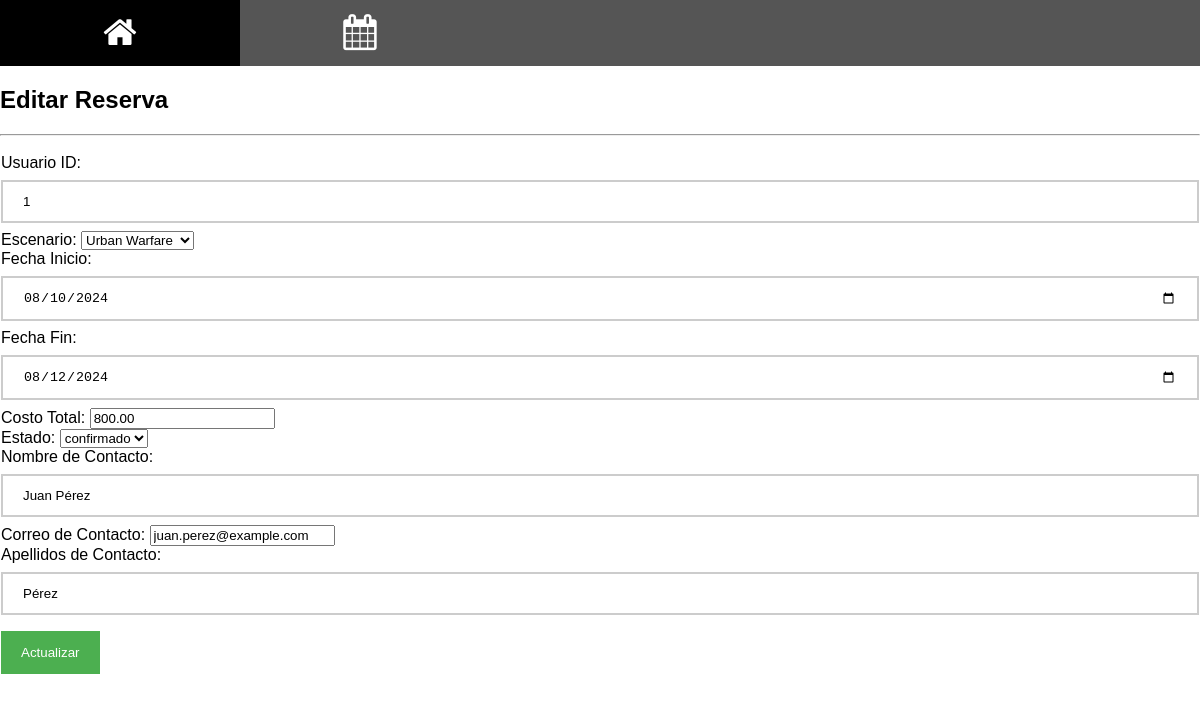
Page /edit_reserva.php?id=1 on the committed database.
### tables this page shows
CREATE TABLE IF NOT EXISTS tb_reservas (
    r_id INT AUTO_INCREMENT PRIMARY KEY,
    r_usuario_id INT,
    r_escenario_id INT,
    r_fecha_inicio DATE NOT NULL,
    r_fecha_fin DATE NOT NULL,
    r_costo_total DECIMAL(10, 2) NOT NULL,
    r_estado VARCHAR(50) NOT NULL,
    r_creada_en TIMESTAMP DEFAULT CURRENT_TIMESTAMP,
    r_actualizada_en TIMESTAMP DEFAULT CURRENT_TIMESTAMP ON UPDATE CURRENT_TIMESTAMP,
    r_contacto_nombre VARCHAR(255) NULL,
    r_contacto_correo VARCHAR(255) NULL,
    r_contacto_apellidos VARCHAR(255) NULL,
    FOREIGN KEY (r_usuario_id) REFERENCES tb_usuarios(u_id),
    FOREIGN KEY (r_escenario_id) REFERENCES tb_escenarios(e_id)
);

CREATE TABLE IF NOT EXISTS tb_escenarios (
    e_id INT AUTO_INCREMENT PRIMARY KEY,
    e_nombre VARCHAR(255) NOT NULL,
    e_descripcion TEXT,
    e_ubicacion VARCHAR(255) NOT NULL,
    e_capacidad INT NOT NULL,
    e_categoria_id INT,
    e_precio_por_hora DECIMAL(10, 2) NOT NULL,
    e_precio_por_dia DECIMAL(10, 2) NOT NULL,
    e_creado_en TIMESTAMP DEFAULT CURRENT_TIMESTAMP,
    e_actualizado_en TIMESTAMP DEFAULT CURRENT_TIMESTAMP ON UPDATE CURRENT_TIMESTAMP,
    FOREIGN KEY (e_categoria_id) REFERENCES tb_categorias(c_id)
);

### edit_reserva.php (the view, shortened to what this page needs)
<?php
include("config.php");
$reserva_id = $_GET['id'];
$query = "SELECT * FROM tb_reservas WHERE r_id = '$reserva_id'";
$result = mysqli_query($mysqli, $query);
$row = mysqli_fetch_assoc($result);
$escenarios_query = "SELECT e_id, e_nombre FROM tb_escenarios";
$escenarios_result = mysqli_query($mysqli, $escenarios_query);
$estados_query = "SELECT DISTINCT r_estado FROM tb_reservas";
$estados_result = mysqli_query($mysqli, $estados_query);
?>
<!DOCTYPE html>
<html lang="en">
<head>
    <link rel="stylesheet" type="text/css" href="css/mystyle1.css" />
</head>
<body>
    <div class="icon-bar">
        <a href="inicio.php"><i class="fa fa-home"></i></a>
        <a href="reservas.php"><i class="fa fa-calendar"></i></a>
    </div>
    <link rel="stylesheet" href="https://cdnjs.cloudflare.com/ajax/libs/font-awesome/4.7.0/css/font-awesome.min.css">
    <h2>Editar Reserva</h2>
    <hr>
    <form action="update_reserva.php" method="POST">
        <label for="r_usuario_id">Usuario ID:</label>
        <input type="text" id="r_usuario_id" name="r_usuario_id" value="<?php echo $row['r_usuario_id']; ?>" required><br>
        <label for="r_escenario_id">Escenario:</label>
        <select id="r_escenario_id" name="r_escenario_id" required>
            <?php while ($escenario = mysqli_fetch_assoc($escenarios_result)): ?>
                <option value="<?php echo $escenario['e_id']; ?>" <?php echo ($row['r_escenario_id'] == $escenario['e_id']) ? 'selected' : ''; ?>>
                    <?php echo $escenario['e_nombre']; ?>
                </option>
            <?php endwhile; ?>
        </select><br>
        <label for="r_fecha_inicio">Fecha Inicio:</label>
        <input type="date" id="r_fecha_inicio" name="r_fecha_inicio" value="<?php echo $row['r_fecha_inicio']; ?>" required><br>
        <label for="r_fecha_fin">Fecha Fin:</label>
        <input type="date" id="r_fecha_fin" name="r_fecha_fin" value="<?php echo $row['r_fecha_fin']; ?>" required><br>
        <label for="r_costo_total">Costo Total:</label>
        <input type="number" step="0.01" id="r_costo_total" name="r_costo_total" value="<?php echo $row['r_costo_total']; ?>" readonly><br>
        <label for="r_estado">Estado:</label>
        <select id="r_estado" name="r_estado" required>
            <?php while ($estado = mysqli_fetch_assoc($estados_result)): ?>
                <option value="<?php echo $estado['r_estado']; ?>" <?php echo ($row['r_estado'] == $estado['r_estado']) ? 'selected' : ''; ?>>
                    <?php echo $estado['r_estado']; ?>
                </option>
            <?php endwhile; ?>
        </select><br>
        <label for="r_contacto_nombre">Nombre de Contacto:</label>
        <input type="text" id="r_contacto_nombre" name="r_contacto_nombre" value="<?php echo $row['r_contacto_nombre']; ?>"><br>
        <label for="r_contacto_correo">Correo de Contacto:</label>
        <input type="email" id="r_contacto_correo" name="r_contacto_correo" value="<?php echo $row['r_contacto_correo']; ?>"><br>
        <label for="r_contacto_apellidos">Apellidos de Contacto:</label>
        <input type="text" id="r_contacto_apellidos" name="r_contacto_apellidos" value="<?php echo $row['r_contacto_apellidos']; ?>"><br>
        <div class="clearfix">
            <button type="submit" class="signupbtn">Actualizar</button>
        </div>
    </form>
</body>
</html>

### css/mystyle1.css (style rules this page uses)
body { font-family: Verdana,sans-serif; margin:0 }
form { border: none; padding-top: 10px; padding-left: 1px; padding-right: 1px; }
input[type=text], input[type=password], input[type=date] { width: 100%; padding: 12px 20px; margin: 8px 0; display: inline-block; border: 2px solid #ccc; box-sizing: border-box; }
button { background-color: #4CAF50; color: white; padding: 14px 20px; margin: 8px 0; border: none; cursor: pointer; width: auto; }
.icon-bar { width: 100%; background-color: #555; overflow: auto; }
.icon-bar a { float: left; width: 20%; text-align: center; padding: 12px 0; transition: all 0.3s ease; color: white; font-size: 36px; }

### rows in the picture
tb_reservas: r_usuario_id "1", r_escenario_id "Urban Warfare", r_fecha_inicio "08/10/2024", r_fecha_fin "08/12/2024", r_costo_total "800.00", r_estado "confirmado", r_contacto_nombre "Juan Pérez", r_contacto_correo "juan.perez@example.com", r_contacto_apellidos "Pérez"
